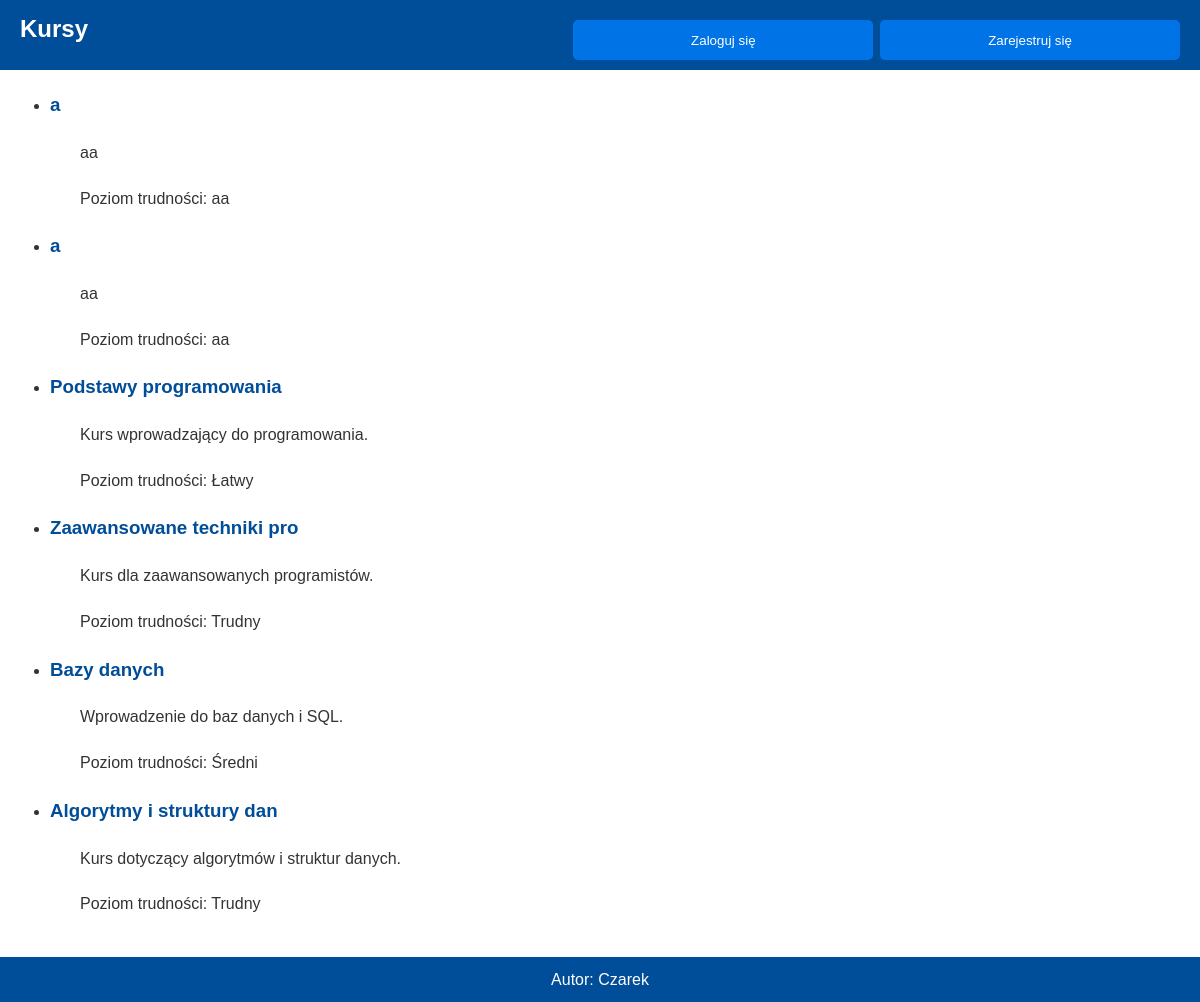
Page /kursy.php on the committed database.
### tables this page shows
CREATE TABLE `kursy` (
  `id` int(11) NOT NULL,
  `Nazwa` varchar(25) NOT NULL,
  `Opis` varchar(500) NOT NULL,
  `Poziom_Trudnosci` varchar(25) NOT NULL
);

### kursy.php (the view, shortened to what this page needs)
<?php
$conn = new mysqli('localhost', 'root','','kursy');
$sql = "SELECT * FROM kursy";
$result = $conn->query($sql);
?>
<!DOCTYPE html>
<html lang="pl">
<head>
    <link rel="stylesheet" href="style.css">
</head>
<body>
    <header>
        <div class="baner1">
           <a href="indexu.php"><h1>Kursy</h1></a>
        </div>
        <div class="baner2">
        <?php if (isset($_SESSION['userLogin'])): ?>
                Witaj, <?php echo $_SESSION['imie']; ?>!
                <a href="logout.php"><button>Wyloguj się</button></a>
            <?php else: ?>
                <a href="login.php"><button>Zaloguj się</button></a>
                <a href="rej.php"><button>Zarejestruj się</button></a>
            <?php endif; ?>
        </div>
        <br>
    </header>
    <main>
        <center>
        <div class="main">
        <?php
            if ($result->num_rows > 0) {
                echo "<ul>";
                while($row = $result->fetch_assoc()) {
                    echo "<li>";
                    echo "<h3>" . $row["Nazwa"] . "</h3>";
                    echo "<p>" . $row["Opis"] . "</p>";
                    echo "<p>Poziom trudności: " . $row["Poziom_Trudnosci"] . "</p>";
                    echo "</li>";
                }
                echo "</ul>";
            } else {
                echo "<p>Brak dostępnych kursów.</p>";
            }
            ?>
        </div>
        </center>
        </main>
        <footer>
        Autor: Czarek
    </footer>
</body>
</html>

### style.css (style rules this page uses)
* { margin: 0; padding: 0; box-sizing: border-box; }
body { font-family: Arial, sans-serif; background-color: #f5f5f5; line-height: 1.6; color: #333; }
header { display: flex; justify-content: space-between; align-items: center; background-color: #004d99; color: white; padding: 10px 20px; }
.baner1 { background-color: #004d99; width: 40%; text-align: left; height: 50px; }
.baner1 h1 { margin: 0; padding: 0; color: white; font-size: 24px; position: sticky; }
.baner2 { background-color: #004d99; width: 60%; height: 50px; font-size: 150%; text-align: right; position: sticky; }
.main { width: 100%; background-color: #ffffff; min-height: 500px; padding: 20px; text-align: left; }
p { margin: 20px 0; padding: 0 30px; }
button { width: 300px; height: 40px; background-color: #0073e6; color: white; border: none; border-radius: 5px; margin-top: 10px; cursor: pointer; }
footer { width: 100%; background-color: #004d99; color: white; text-align: center; padding: 10px 0; }
h2, h3 { color: #004d99; }
ul { padding: 0 30px; list-style-type: disc; }
a { color: white; text-decoration: none; }

### rows in the picture
kursy: Nazwa "a", Opis "aa", Poziom_Trudnosci "aa"
kursy: Nazwa "a", Opis "aa", Poziom_Trudnosci "aa"
kursy: Nazwa "Podstawy programowania", Opis "Kurs wprowadzający do programowania.", Poziom_Trudnosci "Łatwy"
kursy: Nazwa "Zaawansowane techniki pro", Opis "Kurs dla zaawansowanych programistów.", Poziom_Trudnosci "Trudny"
kursy: Nazwa "Bazy danych", Opis "Wprowadzenie do baz danych i SQL.", Poziom_Trudnosci "Średni"
kursy: Nazwa "Algorytmy i struktury dan", Opis "Kurs dotyczący algorytmów i struktur danych.", Poziom_Trudnosci "Trudny"
